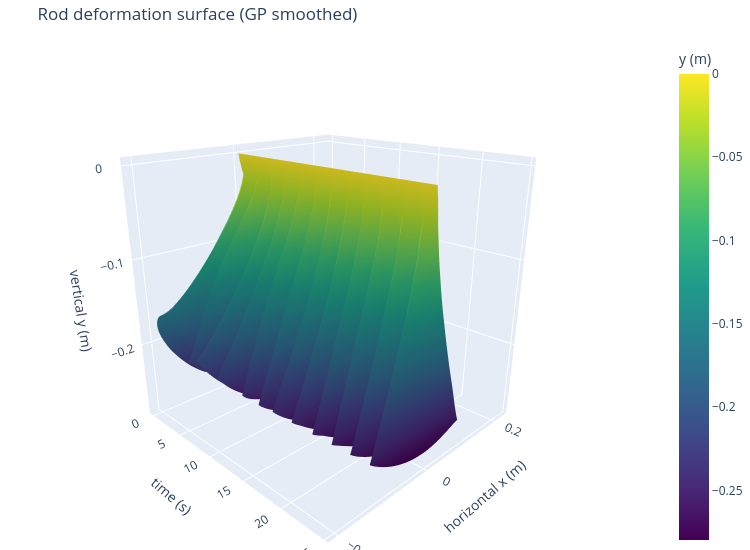

Write notebook code for a chart like this one.
### Markdown cell above
## Step 4 — 3D surface: GP smoothed x(t, node)

### Code cell
import numpy as np
import plotly.graph_objects as go

# Subsample frames for speed (every 4th frame)
_stride = 1
_frames = np.arange(0, n_frames, _stride)
_n_pts  = n_nodes

# Build grids using physical GP positions — same layout as raw data surface
X_grid_gp = x_smooth[_frames, :].T                        # (n_pts, n_t)  GP horizontal position
T_grid_gp = np.tile(t_raw[_frames], (_n_pts, 1))           # (n_pts, n_t)  time
Y_grid_gp = y_smooth[_frames, :].T                        # (n_pts, n_t)  GP vertical position

# ── Plotly 3D surface: GP smoothed x vs y (horizontal position on y-axis) ─
fig3d = go.Figure(go.Surface(
    x=T_grid_gp,
    y=X_grid_gp,
    z=Y_grid_gp,
    colorscale='viridis',
    colorbar=dict(title='y (m)'),
))
fig3d.update_layout(
    title='Rod deformation surface (GP smoothed)',
    scene=dict(
        xaxis_title='time (s)',
        yaxis_title='horizontal x (m)',
        zaxis_title='vertical y (m)',
        camera=dict(eye=dict(x=1.5, y=-1.5, z=0.8))
    ),
    width=750, height=550, margin=dict(l=0, r=0, t=40, b=0)
)
fig3d.show()

### Figure 1 — Plotly figure (JSON) as saved in the notebook; plotly's stock layout.template omitted (floating-point values rounded to 4 significant figures; data arrays with more than 128 entries replaced by an {"elided": "..."} marker saying what was removed)
{"data": [{"colorbar": {"title": {"text": "y (m)"}}, "colorscale": [[0, "#440154"], [0.1111, "#482878"], [0.2222, "#3e4989"], [0.3333, "#31688e"], [0.4444, "#26828e"], [0.5556, "#1f9e89"], [0.6667, "#35b779"], [0.7778, "#6ece58"], [0.8889, "#b5de2b"], [1, "#fde725"]], "type": "surface", "x": {"elided": "26x1583 float values"}, "y": {"elided": "26x1583 float values"}, "z": {"elided": "26x1583 float values"}}], "layout": {"height": 550, "margin": {"b": 0, "l": 0, "r": 0, "t": 40}, "scene": {"camera": {"eye": {"x": 1.5, "y": -1.5, "z": 0.8}}, "xaxis": {"title": {"text": "time (s)"}}, "yaxis": {"title": {"text": "horizontal x (m)"}}, "zaxis": {"title": {"text": "vertical y (m)"}}}, "title": {"text": "Rod deformation surface (GP smoothed)"}, "width": 750}}
